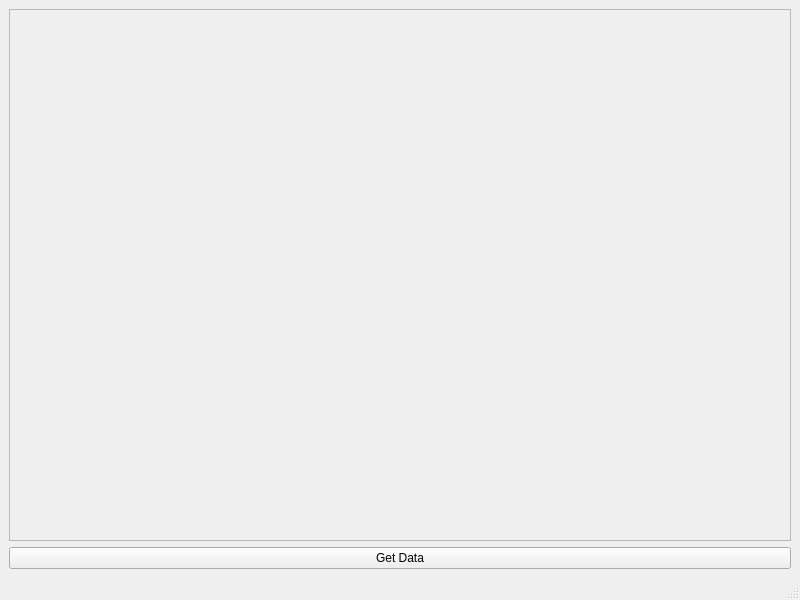
<?xml version="1.0" encoding="UTF-8"?>
<ui version="4.0">
 <class>WeatherAppMainWindow</class>
 <widget class="QMainWindow" name="WeatherAppMainWindow">
  <property name="geometry">
   <rect>
    <x>0</x>
    <y>0</y>
    <width>800</width>
    <height>600</height>
   </rect>
  </property>
  <property name="windowTitle">
   <string>WeatherAppMainWindow</string>
  </property>
  <widget class="QWidget" name="centralwidget">
   <layout class="QVBoxLayout" name="verticalLayout">
    <item>
     <widget class="QScrollArea" name="scrollArea">
      <property name="widgetResizable">
       <bool>true</bool>
      </property>
      <widget class="QWidget" name="scrollAreaWidgetContents">
       <property name="geometry">
        <rect>
         <x>0</x>
         <y>0</y>
         <width>780</width>
         <height>502</height>
        </rect>
       </property>
       <layout class="QHBoxLayout" name="horizontalLayout">
        <item>
         <layout class="QVBoxLayout" name="verticalLayout_2"/>
        </item>
       </layout>
      </widget>
     </widget>
    </item>
    <item>
     <widget class="QPushButton" name="getData">
      <property name="text">
       <string>Get Data</string>
      </property>
     </widget>
    </item>
   </layout>
  </widget>
  <widget class="QMenuBar" name="menubar">
   <property name="geometry">
    <rect>
     <x>0</x>
     <y>0</y>
     <width>800</width>
     <height>23</height>
    </rect>
   </property>
  </widget>
  <widget class="QStatusBar" name="statusbar"/>
 </widget>
 <resources/>
 <connections/>
</ui>
